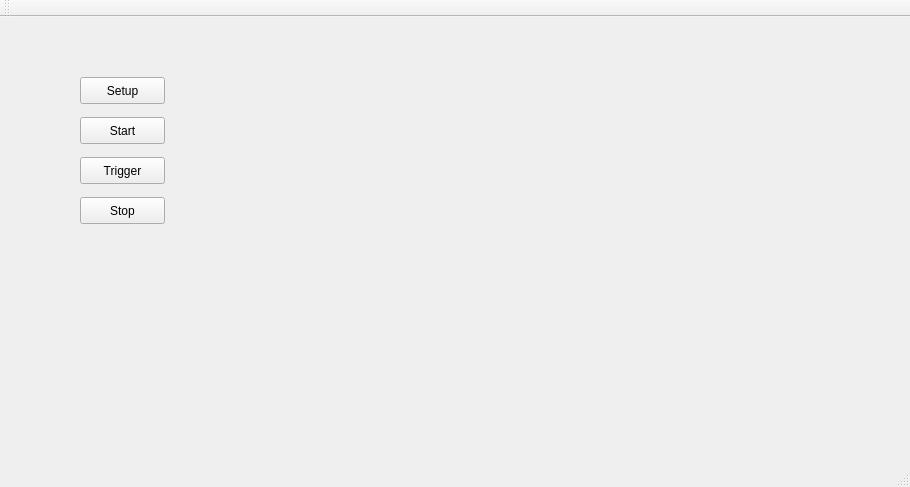
<?xml version="1.0" encoding="UTF-8"?>
<ui version="4.0">
 <class>MainWindow</class>
 <widget class="QMainWindow" name="MainWindow">
  <property name="geometry">
   <rect>
    <x>0</x>
    <y>0</y>
    <width>910</width>
    <height>487</height>
   </rect>
  </property>
  <property name="windowTitle">
   <string>MainWindow</string>
  </property>
  <widget class="QWidget" name="centralWidget">
   <widget class="QPushButton" name="triggerButton">
    <property name="geometry">
     <rect>
      <x>80</x>
      <y>140</y>
      <width>85</width>
      <height>27</height>
     </rect>
    </property>
    <property name="text">
     <string>Trigger</string>
    </property>
   </widget>
   <widget class="QPushButton" name="setupButton">
    <property name="geometry">
     <rect>
      <x>80</x>
      <y>60</y>
      <width>85</width>
      <height>27</height>
     </rect>
    </property>
    <property name="text">
     <string>Setup</string>
    </property>
   </widget>
   <widget class="QPushButton" name="startButton">
    <property name="geometry">
     <rect>
      <x>80</x>
      <y>100</y>
      <width>85</width>
      <height>27</height>
     </rect>
    </property>
    <property name="text">
     <string>Start</string>
    </property>
   </widget>
   <widget class="QPushButton" name="stopButton">
    <property name="geometry">
     <rect>
      <x>80</x>
      <y>180</y>
      <width>85</width>
      <height>27</height>
     </rect>
    </property>
    <property name="text">
     <string>Stop</string>
    </property>
   </widget>
   <widget class="QLabel" name="imgLabel">
    <property name="geometry">
     <rect>
      <x>260</x>
      <y>20</y>
      <width>571</width>
      <height>341</height>
     </rect>
    </property>
    <property name="styleSheet">
     <string notr="true">border-color: rgb(255, 255, 255);</string>
    </property>
    <property name="text">
     <string/>
    </property>
   </widget>
  </widget>
  <widget class="QMenuBar" name="menuBar">
   <property name="geometry">
    <rect>
     <x>0</x>
     <y>0</y>
     <width>910</width>
     <height>20</height>
    </rect>
   </property>
  </widget>
  <widget class="QToolBar" name="mainToolBar">
   <attribute name="toolBarArea">
    <enum>TopToolBarArea</enum>
   </attribute>
   <attribute name="toolBarBreak">
    <bool>false</bool>
   </attribute>
  </widget>
  <widget class="QStatusBar" name="statusBar"/>
 </widget>
 <layoutdefault spacing="6" margin="11"/>
 <resources/>
 <connections/>
</ui>
